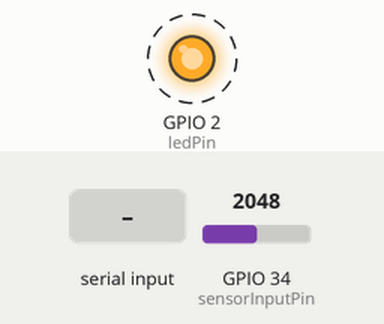
Simulated run of this sketch. Board: ESP32. On the bench: output pins drawn as LEDs (lit = HIGH). Dashed ring = blinking. The test bench sets the inputs (shaded band); at power-on: GPIO 34 (sensorInputPin) = 2048. Nothing arrives over Bluetooth unless stated; what the sketch prints to the serial monitor is not drawn.

Above: at 2.7 s.
2.9 s: "0\n" received over the second serial link
At 4.2 s:
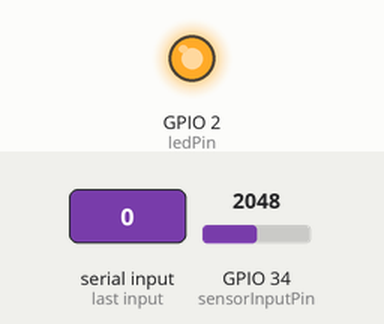
4.5 s: "90,45,200\n" received over the second serial link
At 5.7 s:
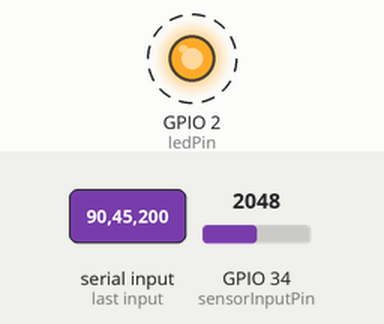
8.0 s: "1\n" received over the second serial link
At 8.35 s:
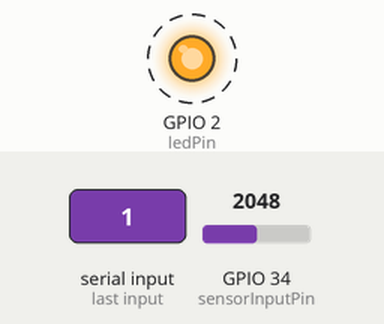
Timing chart, 0 to 11.0 s (numbered marks = the images above; inputs shaded):
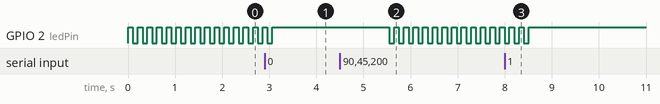

Measured:
- after the input at 2.9 s, GPIO 2 (ledPin): goes on until 3.1 s, then stays HIGH
- after the input at 4.5 s, GPIO 2 (ledPin): alternates HIGH for 0.10 s and LOW for 0.10 s, starting after 1.1 s
- after the input at 8.0 s, GPIO 2 (ledPin): goes on until 8.5 s, then stays HIGH
- by itself, GPIO 2 (ledPin): alternates HIGH for 0.10 s and LOW for 0.10 s

The sketch:

ESPsensor.ino
```cpp
#include "BluetoothSerial.h"
#define USE_PIN // Uncomment this to use PIN during pairing. The pin is specified on the line below

const char *pin = "1234"; // Change this to more secure PIN.

const int sensorInputPin = 34;
const int ledPin = 2;
int deviceId = 0;

String device_name = "Mogeun_Left";

#if !defined(CONFIG_BT_ENABLED) || !defined(CONFIG_BLUEDROID_ENABLED)
#error Bluetooth is not enabled! Please run `make menuconfig` to and enable it
#endif

#if !defined(CONFIG_BT_SPP_ENABLED)
#error Serial Bluetooth not available or not enabled. It is only available for the ESP32 chip.
#endif

BluetoothSerial SerialBT;

bool isConnected = false;
bool ledState = true;
int loopCnt = 0;

int ref = 0;
bool calculated = false;

void setup() {
  Serial.begin(115200);
  SerialBT.begin(device_name); //Bluetooth device name
  Serial.printf("The device with name \"%s\" is started.\nNow you can pair it with Bluetooth!\n", device_name);
  //Serial.printf("The device with name \"%s\" and MAC address %s is started.\nNow you can pair it with Bluetooth!\n", device_name.c_str(), SerialBT.getMacString()); // Use this after the MAC method is implemented
  #ifdef USE_PIN
    SerialBT.setPin(pin);
    Serial.println("Using PIN");
  #endif

  pinMode(ledPin, OUTPUT);
}

void sendData(int i) {
  char buf[8];
  sprintf(buf, "%d#%05d", deviceId, i);
  Serial.println(buf);
  SerialBT.print(buf);
}

void loop() {

  if(loopCnt % 100 == 0) {
    if(ledState) digitalWrite(ledPin, HIGH);
    else digitalWrite(ledPin, LOW);

    if(!isConnected) {
        ledState = !ledState;
    }
  }

  if(loopCnt % 1000 == 0) {
//    if (Serial.available()) {
//      String buf = Serial.readStringUntil('\n');
//      int num = buf.toInt();
//      sendData(num);
//    }
    if (SerialBT.available()) {
      String msg = SerialBT.readStringUntil('\n');
      int msgLength = msg.length();
      int msgIdx = msg.indexOf('#');

      String mobile = msg.substring(0, msgIdx);
      String cmd = msg.substring(msgIdx + 1, msgLength);

//      Serial.println("보낸사람 : ");
//      Serial.println(mobile);
//      Serial.println("명령 : ");
//      Serial.println(cmd);

      if(cmd.toInt() == 0) {
        deviceId = 0;
        isConnected = true;
        ledState = true;
      } else if(cmd.toInt() == 1) {
        deviceId = 1;
        isConnected = true;
        ledState = true;
      } else if(cmd.toInt() == 2) {
        deviceId = 2;
        isConnected = true;
        ledState = true;
      } else if(cmd.toInt() == 3) {
        deviceId = 3;
        isConnected = true;
        ledState = true;
      } else {
        isConnected = false;
      }
    }
  }

  if(loopCnt % 20 == 0) {
    if(isConnected) {
      if(!calculated) {
        double tmpSum = 0;

        for(int i = 0 ; i < 200 ; i++){
          tmpSum +=  analogRead(sensorInputPin);
          delay(1);
        }

        ref = tmpSum / 200;

        calculated = true;
      }

      int ret = analogRead(sensorInputPin);

      sendData(ret - ref);
    }
  }

  loopCnt++;
  if(loopCnt == 4000) loopCnt = 0;
  delay(1);
}
```
